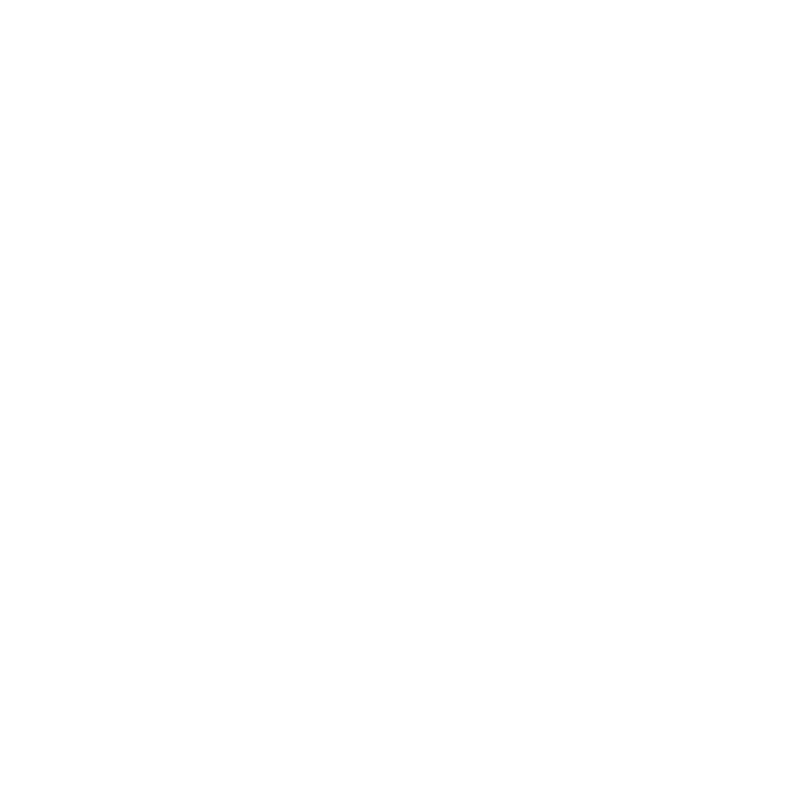
Frame 1 (no input)
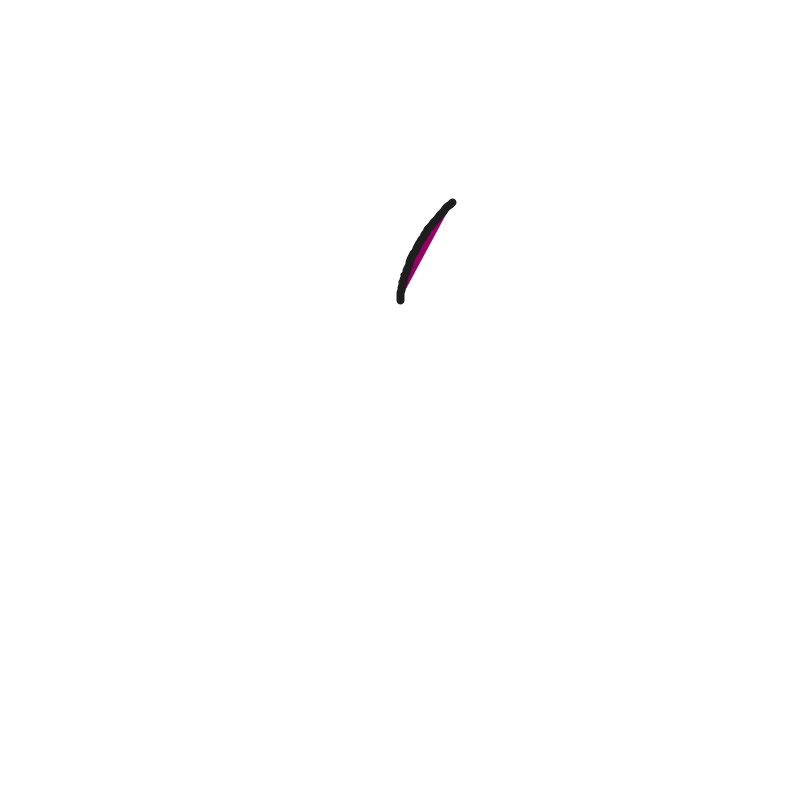
Frame 60 (the mouse pressed at the canvas centre just before this capture)
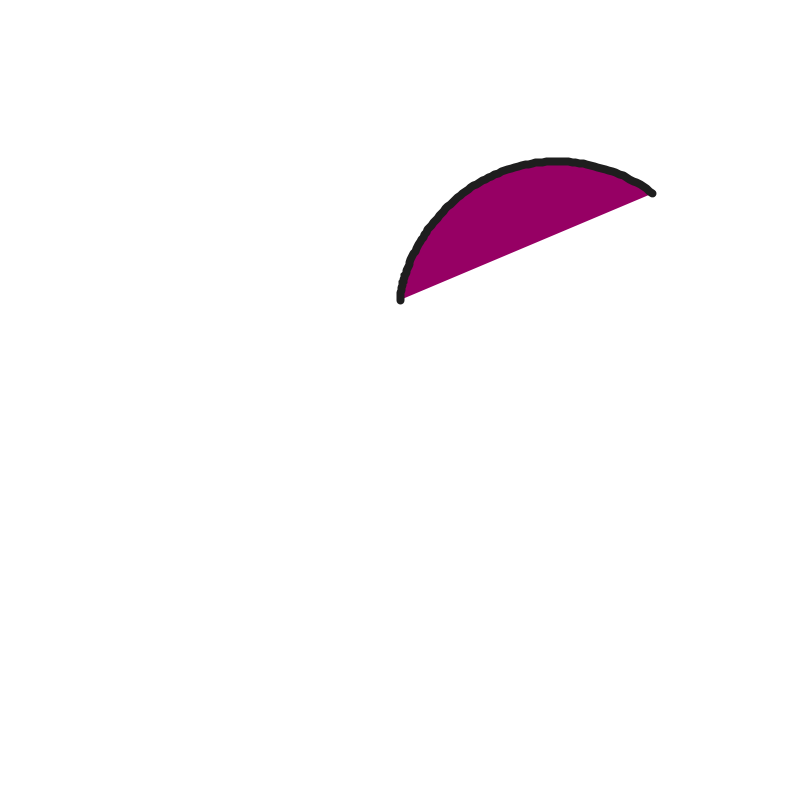
Frame 120 (the mouse held since frame 60 and released just before this capture)

The Processing sketch that drew these frames (run headless with seeded random() and noise(); from frame 60 on, the mouse is pressed at the canvas centre):

// Processing sketch: HeartCurves
// ── HeartCurves.pde
float r = 20;
float a = 0;
ArrayList<PVector> heart = new ArrayList<PVector>();

void setup() {
  size(800,800);
}

void draw() {
  background(255);
  translate(width/2, height/2);
  
  stroke(30,30,30);
  strokeWeight(8);
  fill(150, 0, 100);
  beginShape();
  for (PVector v : heart) {
    float x = r * 16 * pow(sin(a), 3);
    float y = -r * (13 * cos(a) - 5 * cos(2*a) - 2 * cos(3*a) - cos(4*a));
    vertex(v.x,v.y);
  }
  endShape();
  
  float x = r * 16 * pow(sin(a), 3);
  float y = -r * (13 * cos(a) - 5 * cos(2*a) - 2 * cos(3*a) - cos(4*a));
  heart.add(new PVector(x,y));
  a += 0.01;
}
